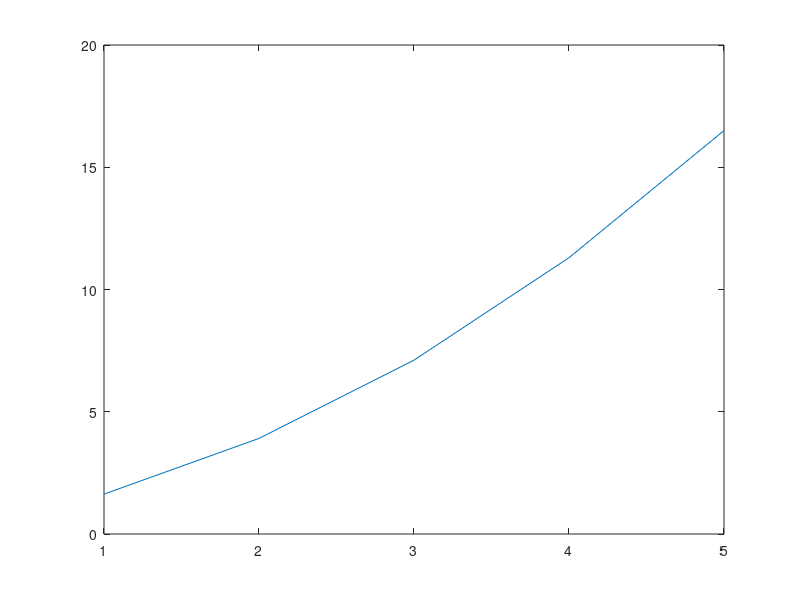

Source code (MATLAB):
a=[1.63  3.91  7.11  11.3  16.5];

b=[0.69  1.47  2.41  3.55  4.91];

c=[0.44   0.91  1.43  2.02  2.69];

d=[0.33  0.66  1.02  1.41  1.84];

e=[0.26 0.52 0.80 1.09 1.40];

n=[1,2,3,4,5];

plot(n, a);

set(gca,'NextPlot','add')



